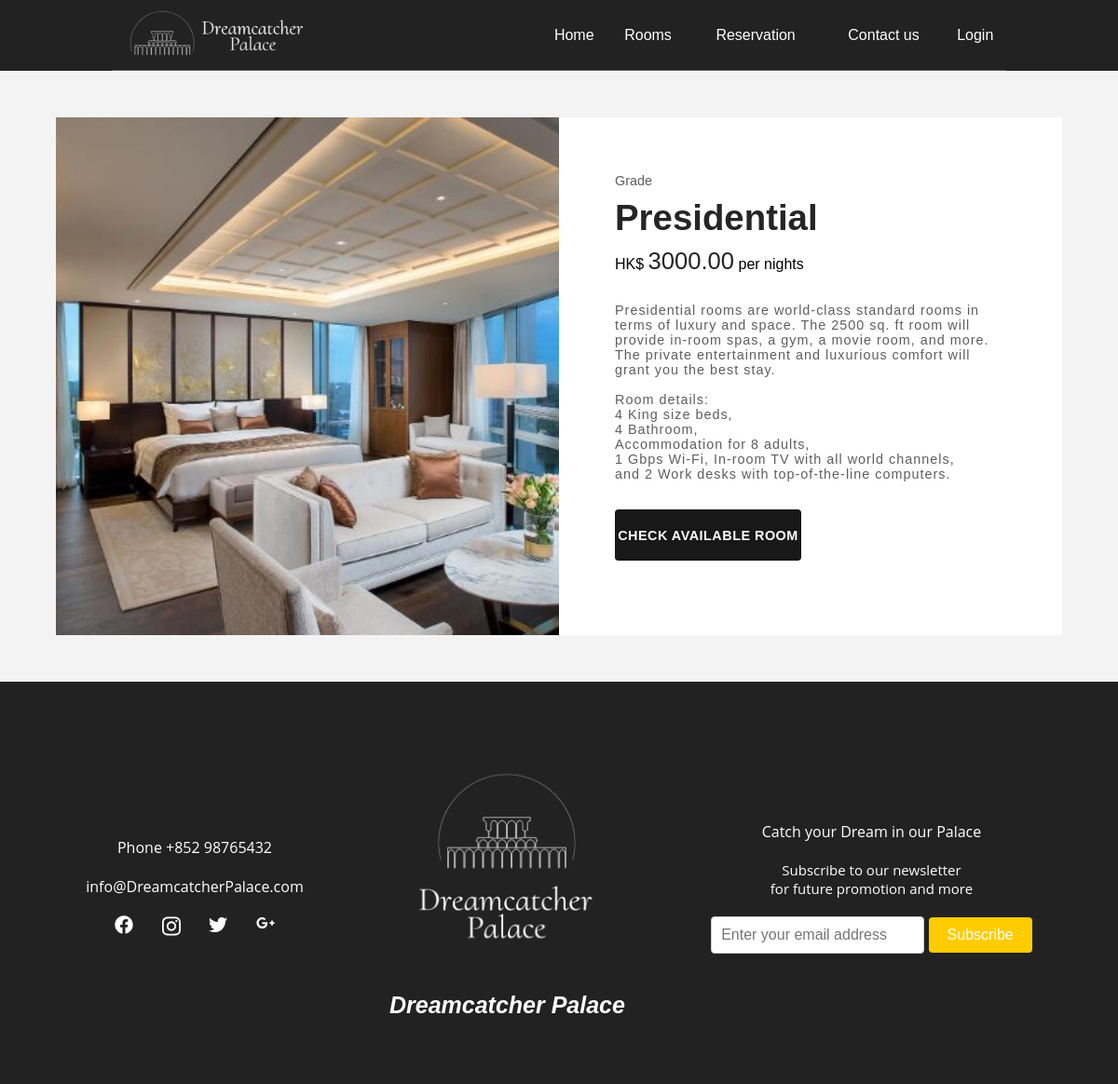
The app's page /rooms.php?roomGrade=Presidential with its own data.
### tables this page shows
CREATE TABLE `room_details` (
  `roomGrade` varchar(20) NOT NULL,
  `roomSpec` varchar(600) NOT NULL,
  `roomPrice` decimal(10,2) NOT NULL,
  `roomIMG` text NOT NULL
);

### rooms.php (the view, shortened to what this page needs)
<?php
if (isset($_GET['roomGrade'])) {
	include 'DBconn.php';
	$roomGrade = mysqli_real_escape_string($conn, $_GET['roomGrade']);
	$sql = "SELECT * FROM room_details WHERE roomGrade = '$roomGrade'";
	$result = mysqli_query($conn, $sql);
	$row = mysqli_fetch_assoc($result);
} else {
	echo "
			<script>
				window.location.href='home.php';
			</script>
		";
}
?>
<!DOCTYPE html>
<html>
<head>
	<link rel="stylesheet" href="static/css/roomDetail.css">
</head>
<body>
	<?php include "navbar.php"; ?>
	<section id="room-page">
		<div class="room-details">
			<div class="room-img">
				<div class="swiper mySwiper">
					<div class="swiper-slide">
						<?php
						echo "<img src='static/img/rooms/{$row['roomIMG']}' />";
						?>
					</div>
				</div>
			</div>
			<div class="room-text">
				<?php
				echo "
						<span class=\"room-category\">Grade</span>
						<h3>{$row['roomGrade']}</h3>
                                                HK$ <span class=\"room-price\">{$row['roomPrice']}</span> per nights
                    ";
				$spec = $row['roomSpec'];
				echo "<p>" . nl2br($spec) . "</p>";
				?>
				<div class="room-button">
					<a href="reservation.php?roomGrade=<?php echo $row['roomGrade'] ?>" class="add-room-btn">Check Available
						Room</a>
				</div>
			</div>
		</div>
	</section>
	<?php include "footer.php"; ?>
</body>
</html>

### navbar.php (shortened to what this page needs)
<?php
include 'DBconn.php';
$sql = "SELECT * FROM room_details ORDER BY roomPrice DESC";
$result = mysqli_query($conn, $sql);
?>
<!DOCTYPE html>
<html lang="en">
<head>
	<link rel="stylesheet" href="static/css/layout.css">
</head>
<body>
	<span class="navbar">
		<nav>
			<div class="logo">
				<a href="home.php"><img src="static/img/logo/logo.png" /></a>
			</div>
			<ul class="list-item">
				<li><a href="home.php">Home</a></li>
				<li class="dropdown">
					<a href="rooms.php">Rooms</a>
				</li>
				<li><a href="reservation.php?roomGrade=Presidential">Reservation</a></li>
				<li><a href="contact_us.php">Contact us</a></li>
				<li class="dropdown">
						<?php
							if (isset($_SESSION['loginUser'])) {
								echo "<a>" . $_SESSION['loginUser'] . "</a>";
								echo "<ul class='dropdown-menu'>
									<li>
										<a href='my_member_page.php'>My Member</a>
									</li>
									<li>
										<a href='my_booking_page.php'>My Booking</a>
									</li>
									<li>
										<a href='logout.php'>Logout</a>
									</li>
								</ul>";
							} else {
								echo "<a href='login.php'>Login</a>";
							}?>
				</li>
		</nav>
	</span>
</body>
</html>

### footer.php (shortened to what this page needs)
<!DOCTYPE html>
<html lang="en">
<head>
	<link rel="stylesheet" href="static/css/layout.css">
</head>
<body>
	<div class="container">
		<footer class="footer">
			<div class="footer-box">
				<div class="footer-text">Phone +852 98765432</div>
				<div class="footer-text">info@DreamcatcherPalace.com</div>
				<div class="footer-icon-list">
					<a href="#"><img src="static/img/widget/facebook.svg" alt="facebook-btn" /></a>
					<a href="#"><img src="static/img/widget/instagram.svg" alt="instagram-btn" /></a>
					<a href="#"><img src="static/img/widget/twitter.svg" alt="twitter-btn" /></a>
					<a href="#"><img src="static/img/widget/google-plus-g.svg" alt="google-plus-g-btn" /></a>
				</div>
			</div>
			<div class="footer-box">
				<div class="footer-logo"><img src="static/img/logo/logo_dream.png" /></div>
				<div class="logo-text">Dreamcatcher Palace</div>
			</div>
			<div class="footer-box">
				<div class="footer-text">Catch your Dream in our Palace</div>
				<div class="footer-text text-small">Subscribe to our newsletter</br> for future promotion and more</div>
				<div id="email-box">
					<input type="email" name="email" placeholder="Enter your email address" class="email-input">
					<button style="margin:0px" type="submit" onclick="updateContent()" class="subscribe-button">Subscribe</button>
				</div>
			</div>
		</footer>
	</div>
</body>
</html>

### static/css/roomDetail.css (style rules this page uses)
* { margin: 0px; padding: 0px; box-sizing: border-box; font-family: poppins; }
ul { list-style: none; }
a { text-decoration: none; }
body { background-color: #f3f3f3; }
.room-details { max-width: 1200px; width: 90%; display: grid; grid-template-columns: 1fr 1fr; margin: 50px auto; }
.room-img { width: 100%; background-color: #e3e3e3; position: relative; overflow: hidden; }
.room-text { background-color: #ffffff; padding: 60px; position: relative; }
.room-text .room-category { color: #5e5e5e; font-size: 0.9rem; }
.room-text h3 { color: #252525; font-size: 2.4rem; font-weight: 600; margin: 10px 0px; }
.room-text .room-price { font-size: 1.6rem; color: #252525; font-weight: 500; }
.room-text p { margin: 30px 0px; color: #5e5e5e; letter-spacing: 1px; font-size: 0.9rem; }
.room-button { display: grid; grid-template-columns: 1fr 1fr; margin: 30px 0px; margin-bottom: 20px; grid-gap: 20px; }
.room-button a { width: 100%; height: 55px; display: flex; justify-content: center; align-items: center; text-align:center; text-transform: uppercase; font-weight: 600; letter-spacing: 0.5px; font-size: 0.9rem; border-radius: 4px; }
.room-button .add-room-btn { background-color: #181818; color: #ffffff; }
.mySwiper { height: 100%; width: 100%; max-width: 100%; }
.swiper-slide img { width: 100%; height: 100%; object-fit: cover; object-position: center; display: flex !important; }

### static/css/layout.css (style rules this page uses)
.container { width: 100%; }

### navbar.php (style rules this page uses)
* { padding: 0; margin: 0; -webkit-box-sizing: border-box; -moz-box-sizing: border-box; box-sizing: border-box; text-decoration: none; font-family: arial, tahoma; list-style: none; }
.navbar { display: flex; background-color: #222; justify-content: center; }
nav { width: 80%; background-color: #222; border-bottom: 1px solid #555; display: flex; justify-content: space-between; align-items: center; }
.logo { padding: 10px; width: auto; float: left; }
.logo img { height: 55px; }
.list-item { padding: 0; list-style: none; display: table; width: 500px; text-align: center; }
.list-item li { display: table-cell; position: relative; padding: 15px 0; }
.list-item li a { color: #fff; }
.list-item li a:after { background: none repeat scroll 0 0 transparent; bottom: 0; content: ""; display: block; height: 2px; left: 50%; position: absolute; background: #fff; transition: width 0.3s ease 0s, left 0.3s ease 0s; width: 0; }
.dropdown { position: relative; z-index: 1000; }

### footer.php (style rules this page uses)
body { font-family: 'Alegreya Sans', sans-serif; }
.footer { display: flex; background-color: #222; justify-content: space-evenly; align-items: center; padding-top: 70px; padding-bottom: 70px; color: #fff; font-family: 'Nunito', sans-serif; }
.footer .footer-box { text-align: center; }
.footer .footer-text { margin-top: 10px; margin-bottom: 20px; font-family: 'Open Sans', sans-serif; }
.text-small { font-size: 15px; }
.footer-icon-list { display: flex; justify-content: space-evenly; }
.footer-icon-list img { width: 20px; }
.footer-icon-list a { text-decoration: none; }
.footer-logo { margin-bottom: 20px; }
.footer-logo img { width: 250px; }
.logo-text { font-size: 25px; font-style: italic; font-weight: bold; }
.email-input { padding: 10px; border: 1px solid #ccc; border-radius: 4px; font-size: 16px; }
.subscribe-button { background-color: #ffcc00; color: #ffffff; padding: 10px 20px; border: none; border-radius: 4px; font-size: 16px; cursor: pointer; }

### records on screen
room_details: roomIMG (picture), roomGrade "Presidential", roomPrice "3000.00", roomSpec "Presidential rooms are world-class standard rooms in terms of luxury and space. The 2500 sq. ft room will provide in-room spas, a gym, a movie room, and more. The private entertainment and luxurious comfort will grant you the best stay. Room details: 4 King size beds, 4 Bathroom, Accommodation for 8 adults, 1 Gbps Wi-Fi, In-room TV with all world channels, and 2 Work desks with top-of-the-line computers."
